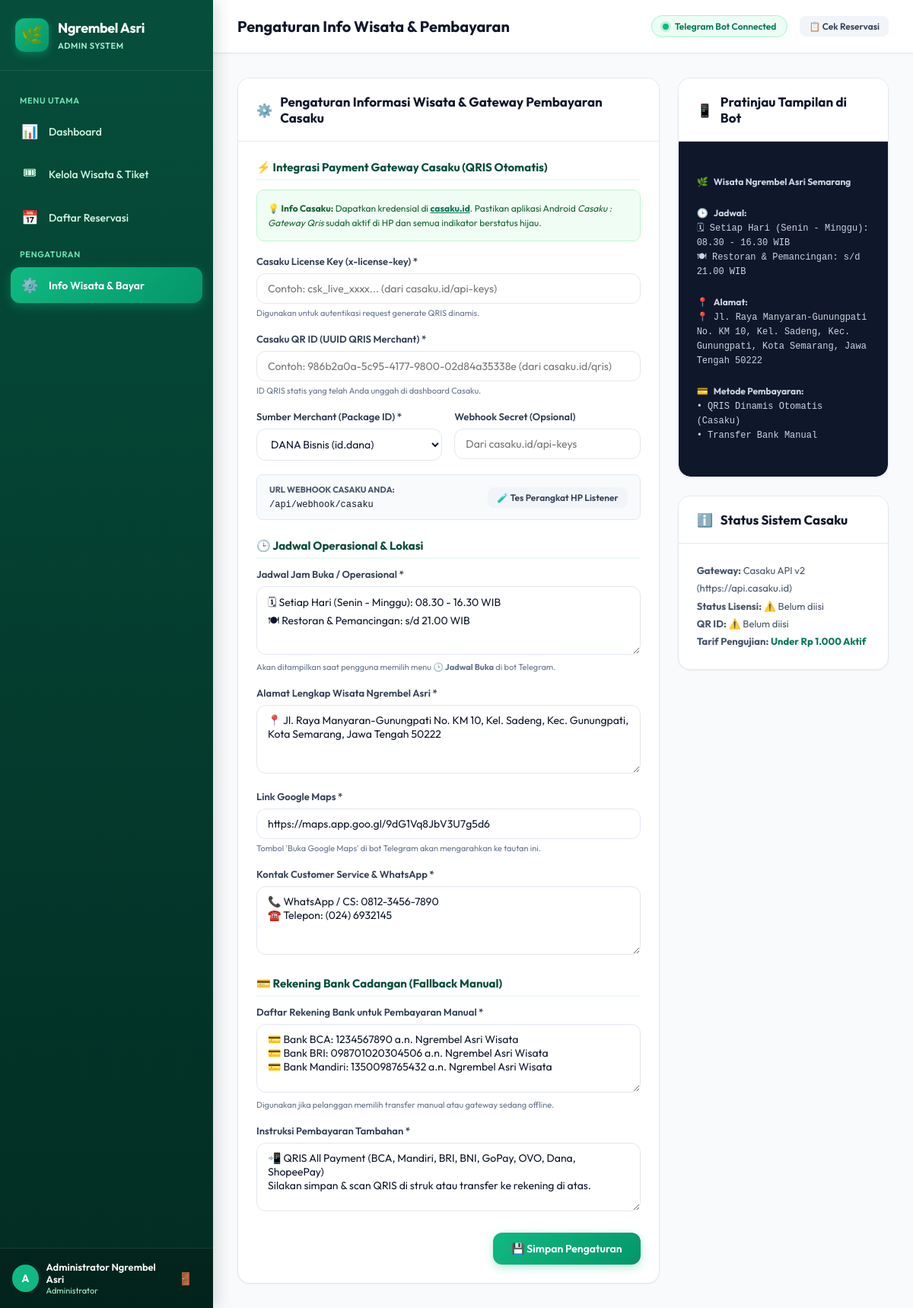
Screenshot of /settings (signed in) with the database file from the repository.
### tables this page shows
CREATE TABLE settings (
        key TEXT PRIMARY KEY,
        value TEXT NOT NULL
    );

### web_app.py (the view)
@app.get("/settings", response_class=HTMLResponse)
async def settings_page(request: Request):
    if not is_authenticated(request):
        return RedirectResponse(url="/login", status_code=302)
    settings = database.get_settings()
    msg = request.query_params.get("msg")
    return templates.TemplateResponse(
        request=request,
        name="settings.html",
        context={
            "page_title": "Pengaturan Info Wisata & Pembayaran",
            "settings": settings,
            "msg": msg,
            "admin_name": request.session.get("admin_name", "Admin")
        }
    )

### templates/settings.html (shortened to what this page needs)
{% extends "base.html" %}
{% block content %}
<div style="display: grid; grid-template-columns: 2fr 1fr; gap: 24px;">
  <div class="card" style="margin-bottom: 0;">
    <div class="card-header">
      <h3><span>⚙️</span> Pengaturan Informasi Wisata & Gateway Pembayaran Casaku</h3>
    </div>
    <div class="card-body">
      <form method="POST" action="/settings">
        <h4 style="font-size: 15px; font-weight: 700; color: #064e3b; margin-bottom: 12px; border-bottom: 2px solid #ecfdf5; padding-bottom: 6px;">
          ⚡️ Integrasi Payment Gateway Casaku (QRIS Otomatis)
        </h4>
        <div style="background: #f0fdf4; border: 1px solid #bbf7d0; border-radius: 10px; padding: 14px; margin-bottom: 18px; font-size: 12px; color: #166534; line-height: 1.6;">
          💡 <b>Info Casaku:</b> Dapatkan kredensial di <a href="https://casaku.id" target="_blank" style="color: #047857; font-weight: 700; text-decoration: underline;">casaku.id</a>. Pastikan aplikasi Android <i>Casaku : Gateway Qris</i> sudah aktif di HP dan semua indikator berstatus hijau.
        </div>
        <div class="form-group">
          <label class="form-label">Casaku License Key (x-license-key) *</label>
          <input type="text" name="casaku_license_key" class="form-control" value="{{ settings.casaku_license_key or '' }}" placeholder="Contoh: csk_live_xxxx... (dari casaku.id/api-keys)">
          <span style="font-size: 11px; color: #64748b;">Digunakan untuk autentikasi request generate QRIS dinamis.</span>
        </div>
        <div class="form-group">
          <label class="form-label">Casaku QR ID (UUID QRIS Merchant) *</label>
          <input type="text" name="casaku_qr_id" class="form-control" value="{{ settings.casaku_qr_id or '' }}" placeholder="Contoh: 986b2a0a-5c95-4177-9800-02d84a35338e (dari casaku.id/qris)">
          <span style="font-size: 11px; color: #64748b;">ID QRIS statis yang telah Anda unggah di dashboard Casaku.</span>
        </div>
        <div style="display: grid; grid-template-columns: 1fr 1fr; gap: 16px;">
          <div class="form-group">
            <label class="form-label">Sumber Merchant (Package ID) *</label>
            <select name="casaku_package_id" class="form-control">
              <option value="id.dana" {% if settings.casaku_package_id == 'id.dana' %}selected{% endif %}>DANA Bisnis (id.dana)</option>
            </select>
          </div>
          <div class="form-group">
            <label class="form-label">Webhook Secret (Opsional)</label>
            <input type="text" name="casaku_webhook_secret" class="form-control" value="{{ settings.casaku_webhook_secret or '' }}" placeholder="Dari casaku.id/api-keys">
          </div>
        </div>
        <div style="margin-bottom: 24px; background: #f8fafc; border: 1px solid #e2e8f0; border-radius: 8px; padding: 12px 16px;">
          <div style="display: flex; justify-content: space-between; align-items: center;">
            <div>
              <div style="font-size: 11px; font-weight: 700; color: #475569; text-transform: uppercase;">URL Webhook Casaku Anda:</div>
              <code style="font-size: 12px; color: #0f172a; font-family: monospace;">/api/webhook/casaku</code>
            </div>
            <button type="button" class="btn btn-secondary btn-sm" id="btnTestDevice">
              🧪 Tes Perangkat HP Listener
            </button>
          </div>
        </div>
        <h4 style="font-size: 15px; font-weight: 700; color: #064e3b; margin-top: 24px; margin-bottom: 12px; border-bottom: 2px solid #ecfdf5; padding-bottom: 6px;">
          🕒 Jadwal Operasional & Lokasi
        </h4>
        <div class="form-group">
          <label class="form-label">Jadwal Jam Buka / Operasional *</label>
          <textarea name="opening_hours" class="form-control" rows="3" required>{{ settings.opening_hours }}</textarea>
          <span style="font-size: 11px; color: #64748b;">Akan ditampilkan saat pengguna memilih menu <b>🕒 Jadwal Buka</b> di bot Telegram.</span>
        </div>
        <div class="form-group">
          <label class="form-label">Alamat Lengkap Wisata Ngrembel Asri *</label>
          <textarea name="location_address" class="form-control" rows="2" required>{{ settings.location_address }}</textarea>
        </div>
        <div class="form-group">
          <label class="form-label">Link Google Maps *</label>
          <input type="url" name="maps_url" class="form-control" value="{{ settings.maps_url }}" required>
          <span style="font-size: 11px; color: #64748b;">Tombol 'Buka Google Maps' di bot Telegram akan mengarahkan ke tautan ini.</span>
        </div>
        <div class="form-group">
          <label class="form-label">Kontak Customer Service & WhatsApp *</label>
          <textarea name="phone_contact" class="form-control" rows="2" required>{{ settings.phone_contact }}</textarea>
        </div>
        <h4 style="font-size: 15px; font-weight: 700; color: #064e3b; margin-top: 24px; margin-bottom: 12px; border-bottom: 2px solid #ecfdf5; padding-bottom: 6px;">
          💳 Rekening Bank Cadangan (Fallback Manual)
        </h4>
        <div class="form-group">
          <label class="form-label">Daftar Rekening Bank untuk Pembayaran Manual *</label>
          <textarea name="bank_info" class="form-control" rows="3" required>{{ settings.bank_info }}</textarea>
          <span style="font-size: 11px; color: #64748b;">Digunakan jika pelanggan memilih transfer manual atau gateway sedang offline.</span>
        </div>
        <div class="form-group">
          <label class="form-label">Instruksi Pembayaran Tambahan *</label>
          <textarea name="qris_info" class="form-control" rows="2" required>{{ settings.qris_info }}</textarea>
        </div>
        <div style="margin-top: 24px; display: flex; justify-content: flex-end;">
          <button type="submit" class="btn btn-primary" style="padding: 12px 24px;">
            💾 Simpan Pengaturan
          </button>
        </div>
      </form>
    </div>
  </div>
  <div style="display: flex; flex-direction: column; gap: 24px;">
    <div class="card" style="margin-bottom: 0;">
      <div class="card-header">
        <h3><span>📱</span> Pratinjau Tampilan di Bot</h3>
      </div>
      <div class="card-body" style="background: #0f172a; color: #f8fafc; border-radius: 0 0 16px 16px;">
        <div style="font-family: monospace; font-size: 12px; line-height: 1.6; white-space: pre-wrap; color: #cbd5e1;">
🌿 <b>Wisata Ngrembel Asri Semarang</b>
🕒 <b>Jadwal:</b>
{{ settings.opening_hours }}
📍 <b>Alamat:</b>
{{ settings.location_address }}
💳 <b>Metode Pembayaran:</b>
• QRIS Dinamis Otomatis (Casaku)
• Transfer Bank Manual
        </div>
      </div>
    </div>
    <div class="card" style="margin-bottom: 0;">
      <div class="card-header">
        <h3><span>ℹ️</span> Status Sistem Casaku</h3>
      </div>
      <div class="card-body">
        <div style="font-size: 13px; color: #475569; line-height: 1.8;">
          <div><b>Gateway:</b> Casaku API v2 (<code>https://api.casaku.id</code>)</div>
          <div><b>Status Lisensi:</b> {% if settings.casaku_license_key %}✅ Terisi{% else %}⚠️ Belum diisi{% endif %}</div>
          <div><b>QR ID:</b> {% if settings.casaku_qr_id %}✅ Terisi{% else %}⚠️ Belum diisi{% endif %}</div>
          <div><b>Tarif Pengujian:</b> <span style="color: #047857; font-weight: 700;">Under Rp 1.000 Aktif</span></div>
        </div>
      </div>
    </div>
  </div>
</div>
{% endblock %}

### static/css/style.css (style rules this page uses)
:root { --primary: #059669; --primary-hover: #047857; --primary-light: #d1fae5; --primary-glow: rgba(5, 150, 105, 0.25); --secondary: #0ea5e9; --secondary-hover: #0284c7; --bg-main: #f8fafc; --bg-card: #ffffff; --bg-sidebar: #064e3b; --bg-sidebar-hover: #065f46; --sidebar-active: #10b981; --text-main: #0f172a; --text-muted: #64748b; --text-light: #94a3b8; --text-white: #ffffff; --border-color: #e2e8f0; --border-focus: #10b981; --status-pending-bg: #fef3c7; --status-pending-text: #b45309; --status-paid-bg: #e0f2fe; --status-paid-text: #0369a1; --status-confirmed-bg: #dcfce7; --status-confirmed-text: #15803d; --status-completed-bg: #f1f5f9; --status-completed-text: #475569; --status-rejected-bg: #fee2e2; --status-rejected-text: #b91c1c; --shadow-sm: 0 1px 2px 0 rgb(0 0 0 / 0.05); --shadow-md: 0 4px 6px -1px rgb(0 0 0 / 0.1), 0 2px 4px -2px rgb(0 0 0 / 0.1); --shadow-lg: 0 10px 15px -3px rgb(0 0 0 / 0.1), 0 4px 6px -4px rgb(0 0 0 / 0.1); --shadow-xl: 0 20px 25px -5px rgb(0 0 0 / 0.1), 0 8px 10px -6px rgb(0 0 0 / 0.1); --radius-sm: 8px; --radius-md: 12px; --radius-lg: 16px; --radius-full: 9999px; --transition: all 0.2s cubic-bezier(0.4, 0, 0.2, 1); }
* { box-sizing: border-box; margin: 0; padding: 0; font-family: 'Outfit', 'Inter', -apple-system, BlinkMacSystemFont, 'Segoe UI', Roboto, sans-serif; }
body { background-color: var(--bg-main); color: var(--text-main); min-height: 100vh; display: flex; overflow-x: hidden; }
.card { background: var(--bg-card); border: 1px solid var(--border-color); border-radius: var(--radius-lg); box-shadow: var(--shadow-sm); margin-bottom: 24px; overflow: hidden; }
.card-header { padding: 20px 24px; border-bottom: 1px solid var(--border-color); display: flex; align-items: center; justify-content: space-between; background: #ffffff; }
.card-header h3 { font-size: 17px; font-weight: 700; color: var(--text-main); display: flex; align-items: center; gap: 10px; }
.card-body { padding: 24px; }
.btn { display: inline-flex; align-items: center; justify-content: center; gap: 8px; padding: 10px 18px; border-radius: var(--radius-md); font-size: 14px; font-weight: 600; cursor: pointer; border: none; text-decoration: none; transition: var(--transition); }
.btn-primary { background: linear-gradient(135deg, #10b981 0%, #059669 100%); color: #ffffff; box-shadow: 0 4px 12px rgba(16, 185, 129, 0.3); }
.btn-secondary { background: #f1f5f9; color: #334155; }
.btn-sm { padding: 6px 12px; font-size: 12px; border-radius: var(--radius-sm); }
.form-group { margin-bottom: 18px; }
.form-label { display: block; font-size: 13px; font-weight: 600; color: #334155; margin-bottom: 8px; }
.form-control { width: 100%; padding: 10px 14px; border-radius: var(--radius-md); border: 1px solid var(--border-color); font-size: 14px; color: var(--text-main); transition: var(--transition); background: #ffffff; }
textarea.form-control { min-height: 90px; resize: vertical; }

### rows the page displays
settings: casaku_package_id "DANA Bisnis (id.dana)"
settings: opening_hours "🗓 Setiap Hari (Senin - Minggu): 08.30 - 16.30 WIB 🍽 Restoran & Pemancingan: s/d 21.00 WIB"
settings: location_address "📍 Jl. Raya Manyaran-Gunungpati No. KM 10, Kel. Sadeng, Kec. Gunungpati, Kota Semarang, Jawa Tengah 50222"
settings: maps_url "https://maps.app.goo.gl/9dG1Vq8JbV3U7g5d6"
settings: phone_contact "📞 WhatsApp / CS: 0812-3456-7890 ☎️ Telepon: (024) 6932145"
settings: bank_info "💳 Bank BCA: 1234567890 a.n. Ngrembel Asri Wisata 💳 Bank BRI: 098701020304506 a.n. Ngrembel Asri Wisata 💳 Bank Mandiri: 1350098765432 a.n. Ngrembel Asri Wisata"
settings: qris_info "📲 QRIS All Payment (BCA, Mandiri, BRI, BNI, GoPay, OVO, Dana, ShopeePay) Silakan simpan & scan QRIS di struk atau transfer ke rekening di atas."

### other values shown
{{ admin_name }} "Administrator Ngrembel Asri"
{{ page_title }} "Pengaturan Info Wisata & Pembayaran"
